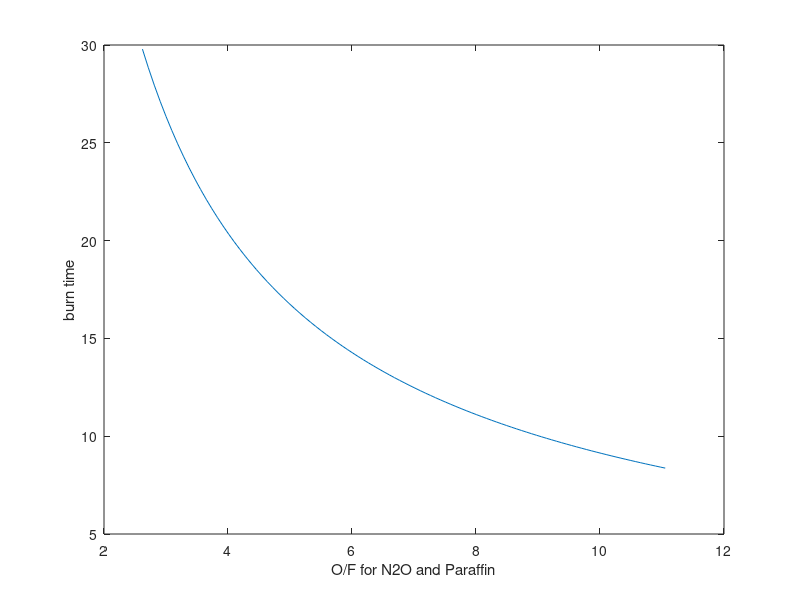

The MATLAB script that drew this image:
% ASSUME CENTRE-PERFORATED FUEL GRAIN %

n = 0.5; % regression rate exponent, empirical, Ch.6, pp. 110
PDR = 2:0.01:3; % port dia ratio Df/Di, Ch. 7, pp. 134
D_f = 60e-3; % final fuel grain port dia, m
D_i = D_f./PDR; % initial fuel grain port dia, m
L_f = 100e-3; % fuel length, m
m_f = 0; % total fuel mass, kg
p_f = 900; % fuel density, kg m-3
m_o = 0.5:0.02:2.5; % total oxidiser mass, kg - GUESS
a_o = 1.55E-04; %regression rate coefficient (only in terms of oxidiser mass flux), empirical, Ch.6, pp. 110

m_f = 1/4 * (L_f * (pi * p_f * (D_f^2 - D_i.^2)));

t_b = (((D_f^(2*n+1) - D_i.^(2*n+1)) .* pi^n) ./ (a_o * (2*n + 1) * 2^(2*n + 1) * m_o .^ n)) .^ (1 / (1-n)); % Check! Unrealistic values
 

plot(m_o./m_f, t_b);
xlabel('O/F for N2O and Paraffin'); ylabel('burn time');
